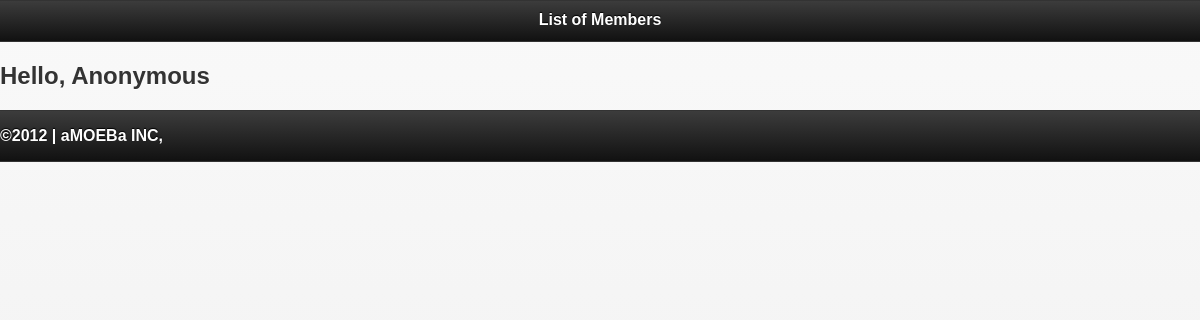
Page /members.php on the earlier database version.
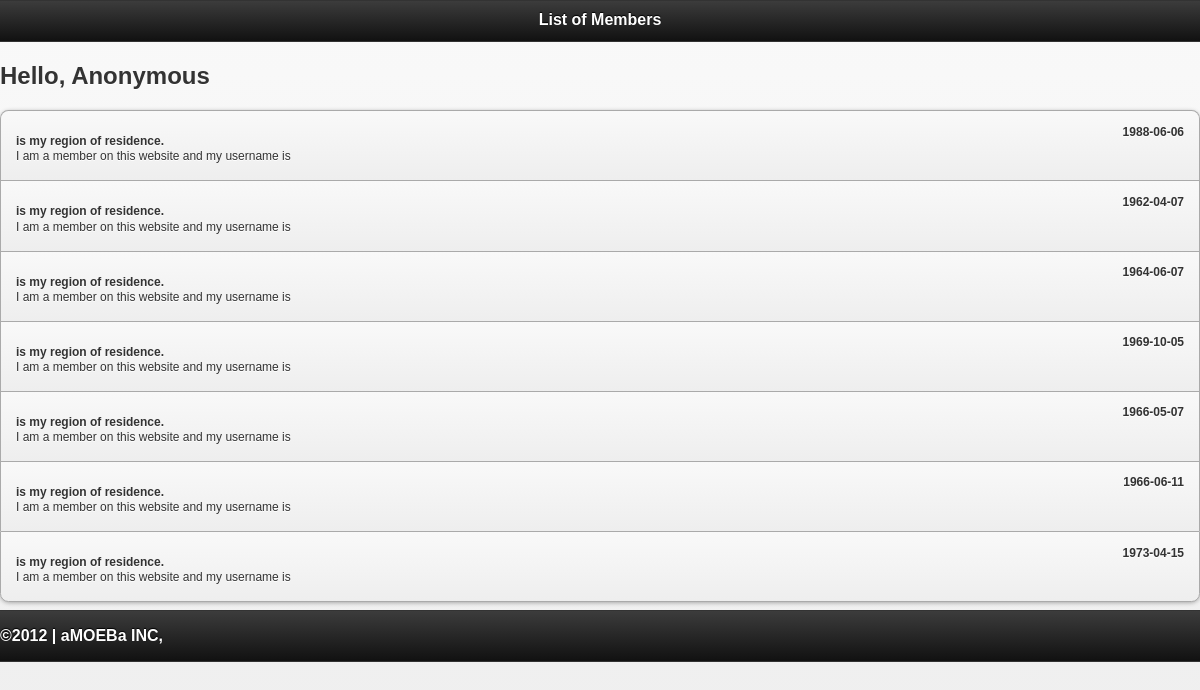
Same page on the later database version.
### tables this page shows
CREATE TABLE IF NOT EXISTS `members` (
  `member_id` int(11) NOT NULL AUTO_INCREMENT,
  `fname` varchar(50) NOT NULL,
  `lname` varchar(50) NOT NULL,
  `dob` date NOT NULL,
  `email` varchar(60) NOT NULL,
  `password` varchar(60) NOT NULL,
  `interests` varchar(255) NOT NULL,
  `bio` text NOT NULL,
  `pix` varchar(255) DEFAULT NULL,
  `gender_id` varchar(10) NOT NULL,
  `phone` varchar(10) NOT NULL,
  `confirmed` tinyint(4) NOT NULL,
  PRIMARY KEY (`member_id`)
);

### includes/functions.php (called while the page is built, shortened)
<?php
function query($sql){
    $results = mysql_query($sql) or die(mysql_error());
    return $results;
}
function fetch($results){
    $tmp = array();
    if ($results){
        while($row = mysql_fetch_assoc($results)){
            $tmp[] = $row;
        }
    }
    return $tmp;
}

### members.php (the view, shortened to what this page needs)
<?php
include("includes/header.php");
include("functions.php");
$members = fetch( query("select * from members") );
$cur_user = isset( $_GET['cur_user'] ) ? $_GET['cur_user'] : "Anonymous";
?>
<section data-role="page" id="members-list">
    <section data-role="header">
        <h1>List of Members</h1>
    </section>
    <div data-role="controlgroup">
    <h2>Hello, <?php echo ucfirst( $cur_user ) ?></h2>
        <ul data-role="listview" data-inset="true" class="ui-listview ui-listview-inset ui-corner-all ui-shadow">
        <?php foreach($members as $val): ?>
            <li class="ui-li ui-li-static ui-body-c ui-corner-top">
                <p class="ui-li-aside ui-li-desc"><strong><?php echo $val['dob'] ?></strong></p>
				<p class="ui-li-desc"><strong><?php echo $val['region'] ?> is my region of residence.</strong></p>
				<p class="ui-li-desc">I am a member on this website and my username is </p>
			</li>
        <?php endforeach ?>
        </ul>
    </div>
    <?php include("includes/footer.php"); ?>
</section>
</body>
</html>

### includes/header.php (shortened to what this page needs)
<!DOCTYPE html>
<html>
<head>
    <link rel="stylesheet" href="css/jquery.mobile-1.1.0.min.css" />
</head>
<body>

### includes/footer.php
<section data-role="footer">
            <p>&copy;2012 | aMOEBa INC,</p>
</section>

Differences in the rows shown:
added members: dob "1988-06-06"
added members: dob "1962-04-07"
added members: dob "1964-06-07"
added members: dob "1969-10-05"
added members: dob "1966-05-07"
added members: dob "1966-06-11"
added members: dob "1973-04-15"
